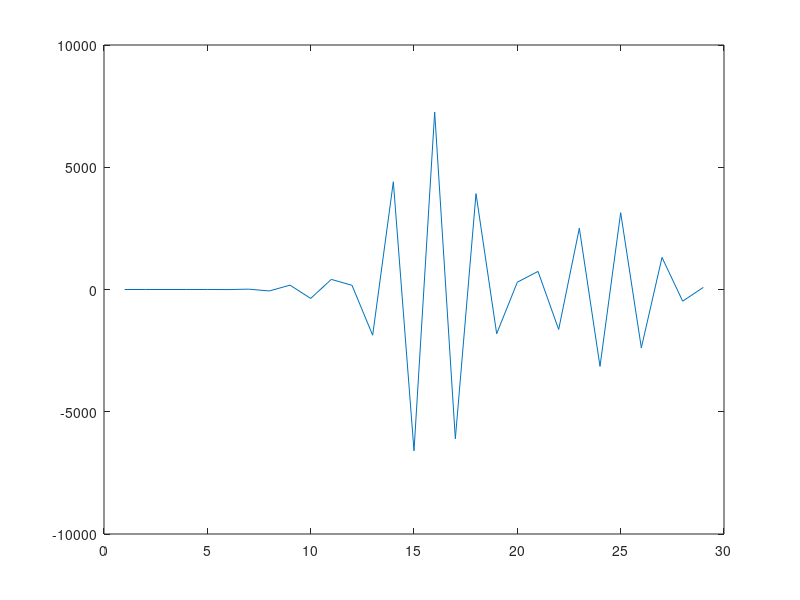

The MATLAB source for this figure:
PointData=[-4.25 -0.86;
    -4.2433696 -0.84163463;
    -4.2301059 -0.82736713
    -4.2045102 -0.81022358;
    -4.1609836 -0.78776914;
    -4.1149497 -0.76848233;
    -4.0619631 -0.75022006;
    -4.0002766 -0.73098207;
    -3.9361169 -0.71247947;
    -3.8466312 -0.68906379;
    -3.7757561 -0.67214936;
    -3.6955552 -0.65355361;
    -3.6014352 -0.63305801;
    -3.5060582 -0.61331832;
    -3.4079154 -0.5935216;
    -3.301528 -0.57324749;
    -3.1910446 -0.55269537;
    -3.0996954 -0.53620505;
    -2.99897841 -0.51841462;
    -2.8941016 -0.5004012;
    -2.7809644 -0.48136303
    -2.6896918 -0.46631342;
    -2.6170125 -0.45432958;
    -2.5283842 -0.44025692;
    -2.4457848 -0.42714942;
    -2.3648608 0.4143562;
    -2.2826445 -0.40175346;
    -2.201365 -0.38929427;
    -2.115325 -0.37610537;
%    -1.9687 -0.35766169;
%    -2.0728476 -0.2996811;
 %   -2.0267458 -0.2488141;
 
%      -2.0220644,0.3638587;
%     -1.8651057,-0.34631294;
%     -1.7066466,-0.32937321;
%     -1.4784098,0.21222593
 
      ];
PointData(:,1)=PointData(:,1)-(-4.25);
PointData(:,2)=PointData(:,2)-(-0.86);

nn=length(PointData(:,1));
PointX=PointData(2:nn,1);
PointY=PointData(2:nn,2);

PointA=[-2.10921 -0.699441]'-[-4.25 -0.86]';
k_zita=PointA(2)/PointA(1);

zita=0.07586201:0.07586201:2.2;
zita_k=k_zita*zita;
n_zita=length(zita);

%zita(n_zita+1)=2.2812748;
%zita_k(n_zita+1)=0.50233831;

mm=length(zita);

C=zeros(nn-1,mm);
for i=1:nn-1
   for j=1:mm
       
      C(i,j)= PointY(i)/((PointX(i)-zita(j))^2+(PointY(i)-zita_k(j))^2);
   end
end

m=(C'*C)^-1*C'*PointY;
plot(m)